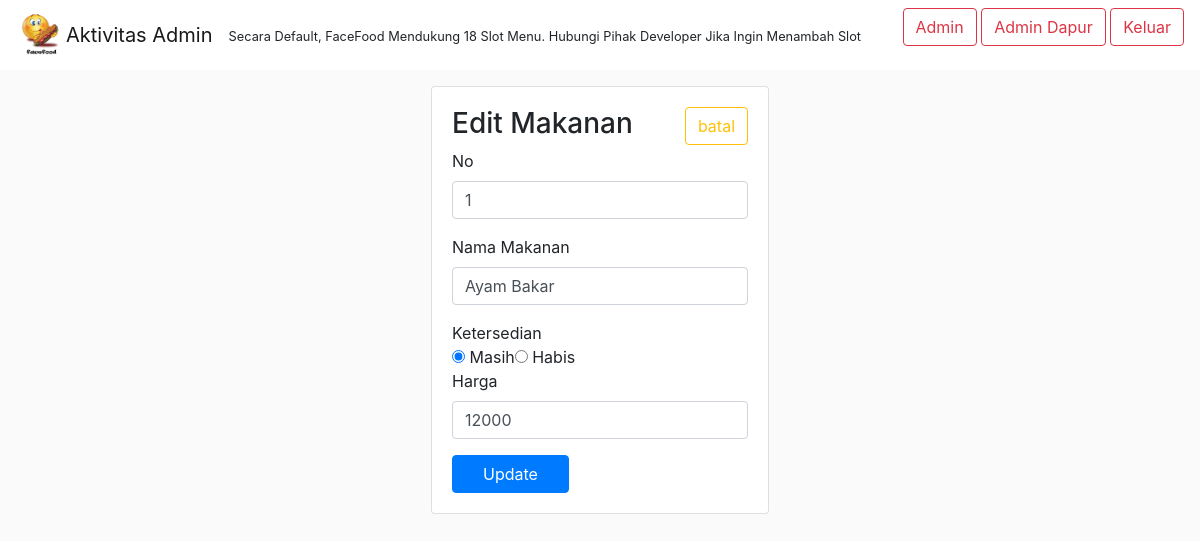
The app's page /admin/edit_food.php?no=1 with its own data.
### tables this page shows
CREATE TABLE `food` (
  `no` int(11) NOT NULL,
  `nama` varchar(50) NOT NULL,
  `ketersediaan` varchar(10) NOT NULL,
  `harga` mediumtext NOT NULL,
  `foto` varchar(200) NOT NULL
);

### admin/edit_food.php (the view, shortened to what this page needs)
<!DOCTYPE html>
<html>
<head>
	<link rel="stylesheet" type="text/css" href="assets/css/bootstrap.css">
</head>
<body class="bg-default" style="background-color:#fafafa">
	<?php include('navbar_admin.php');?>
	<div class="container-fluid">
	  <div class="row">
	  	<div class="col-md-4"></div>
	    <div class="col-md-4">
	    	<div style="padding:1rem">
		    	<div class="card">
		    		<div class="card-body">
				    	<a class="btn btn-outline-warning float-md-right" href="admin.php">batal</a>
				    	<h3>Edit Makanan</h3>
				    	<?php
						$no=$_GET['no'];
						$query=mysql_query("select * from food where no='$no'");
						?>
					    <form method="post" action="edit_food_process.php?no=<?php echo $no; ?>">
					    <?php
						while($row=mysql_fetch_array($query)){
						?>
							   <div class="form-group">
							    <label for="nomor">No</label>
							    <input name="no" type="text" class="form-control" required="" value="<?php echo $row['no']; ?>">
							  </div>
							  <div class="form-group">
							    <label for="nama">Nama Makanan</label>
							    <input name="nama" type="text" class="form-control" required="" value="<?php echo $row['nama']; ?>"></div>
							   	<td>Ketersedian</td>
							   	<br>
							   	<?php if($row['ketersediaan'] == "Masih"){
							    	echo "<input type='radio' name='ketersediaan' value='Masih' checked='checked'> Masih";
    								echo "<input type='radio' name='ketersediaan' value='Habis'> Habis";
    							}else{
    								echo "<input type='radio' name='ketersediaan' value='Masih' checked='checked'> Masih";
    								echo "<input type='radio' name='ketersediaan' value='Habis'> Habis";
    							}
    							?>
							  <div class="form-group">
							    <label for="harga">Harga</label>
							    <input name="harga" type="text" class="form-control" required="" value="<?php echo $row['harga']; ?>"></div>
					    	<button class="btn btn-primary" type="submit">&nbsp;&nbsp;&nbsp;&nbsp;Update&nbsp;&nbsp;&nbsp;&nbsp;</button>
					    	<?php
								}
							  ?>
					    </form>
		    		</div>
		    	</div>
	    	</div>
	    </div>
	  </div>
	</div>
</body>
</html>

### records on screen
food: no "1", nama "Ayam Bakar", harga "12000"
